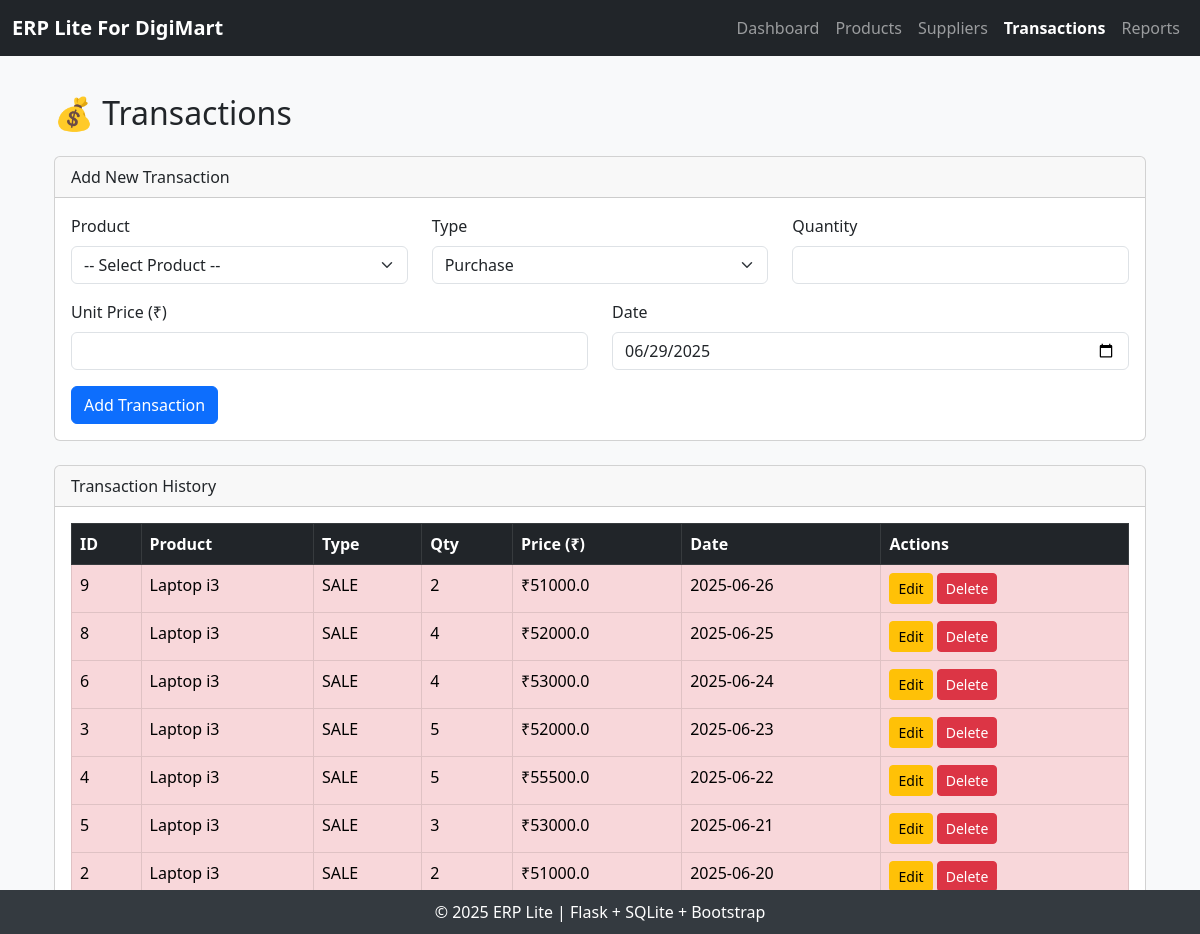
Page /transactions on the committed database.
### tables this page shows
CREATE TABLE "Transaction" (
                id INTEGER PRIMARY KEY AUTOINCREMENT,
                product_id INTEGER NOT NULL,
                quantity INTEGER NOT NULL,
                type TEXT NOT NULL CHECK(type IN ('purchase', 'sale')),
                date TEXT NOT NULL, -- Stored as YYYY-MM-DD
                unit_price REAL NOT NULL, -- Snapshot at transaction time
                FOREIGN KEY (product_id) REFERENCES Product (id) ON DELETE CASCADE
            );

CREATE TABLE Product (
                id INTEGER PRIMARY KEY AUTOINCREMENT,
                name TEXT NOT NULL,
                sku TEXT NOT NULL UNIQUE,
                stock_quantity INTEGER NOT NULL,
                unit_price REAL NOT NULL,
                supplier_id INTEGER,
                created_at TIMESTAMP DEFAULT CURRENT_TIMESTAMP,
                updated_at TIMESTAMP DEFAULT CURRENT_TIMESTAMP,
                FOREIGN KEY (supplier_id) REFERENCES Supplier (id) ON DELETE SET NULL
            );

### app.py (the view)
@app.route('/transactions')
def transactions():
    transactions_list =get_all_transactions()
    products_list=get_all_products()
    current_date=datetime.now().strftime('%Y-%m-%d')
    return render_template('transactions.html',
                           transactions=transactions_list,
                           products=products_list,
                           current_date=current_date)

### app.py (called while the page is built)
def get_db():
    db=getattr(g,'_database',None)
    if db is None:
        db =sqlite3.connect(DATABASE)
        db.row_factory= sqlite3.Row
    return db

@app.teardown_appcontext
def close_connection(exception):
    db =getattr(g,'_database', None)
    if db is not None:
        db.close()

def get_all_products():
    db =get_db()
    products_raw= db.execute('''
        SELECT p.*, s.name AS supplier_name
        FROM Product p
        LEFT JOIN Supplier s ON p.supplier_id = s.id
        ORDER BY p.name
    ''').fetchall()
    products_list= []
    for product in products_raw:
        product_dict= dict(product)
        if product_dict['created_at']:
            product_dict['created_at'] =datetime.strptime(product_dict['created_at'],'%Y-%m-%d %H:%M:%S')
        if product_dict['updated_at']:
            product_dict['updated_at']=datetime.strptime(product_dict['updated_at'],'%Y-%m-%d %H:%M:%S')
        products_list.append(product_dict)
    return products_list

def get_all_transactions():
    db = get_db()
    transactions_raw = db.execute('''
        SELECT t.*, p.name AS product_name, p.sku AS product_sku, p.unit_price AS product_current_price
        FROM "Transaction" t
        JOIN Product p ON t.product_id = p.id
        ORDER BY t.date DESC, t.id DESC
    ''').fetchall()
    transactions_list = []
    for txn in transactions_raw:
        txn_dict= dict(txn)
        if txn_dict['date']:
            txn_dict['date']=datetime.strptime(txn_dict['date'],'%Y-%m-%d')
        transactions_list.append (txn_dict)
    return transactions_list

### templates/transactions.html (shortened to what this page needs)
{% extends 'base.html' %}
{% block content %}
<div class="container mt-4">
  <h2 class="mb-4">💰 Transactions</h2>
  <div class="card mb-4">
    <div class="card-header">Add New Transaction</div>
    <div class="card-body">
      <form method="POST" action="{{ url_for('add_transaction') }}">
        <div class="row mb-3">
          <div class="col-md-4">
            <label for="product_id" class="form-label">Product</label>
            <select name="product_id" id="product_id" class="form-select" required>
              <option value="">-- Select Product --</option>
            </select>
          </div>
          <div class="col-md-4">
            <label for="type" class="form-label">Type</label>
            <select name="type" id="type" class="form-select" required>
              <option value="purchase">Purchase</option>
            </select>
          </div>
          <div class="col-md-4">
            <label for="quantity" class="form-label">Quantity</label>
            <input type="number" class="form-control" id="quantity" name="quantity" required min="1" />
          </div>
        </div>
        <div class="row mb-3">
          <div class="col-md-6">
            <label for="unit_price" class="form-label">Unit Price (₹)</label>
            <input type="number" class="form-control" name="unit_price" step="0.01" required />
          </div>
          <div class="col-md-6">
            <label for="date" class="form-label">Date</label>
            <input type="date" class="form-control" name="date" value="{{ current_date }}" required />
          </div>
        </div>
        <button class="btn btn-primary">Add Transaction</button>
      </form>
    </div>
  </div>
  <div class="card">
    <div class="card-header">Transaction History</div>
    <div class="card-body table-responsive">
      <table class="table table-bordered table-hover">
        <thead class="table-dark">
          <tr>
            <th>ID</th>
            <th>Product</th>
            <th>Type</th>
            <th>Qty</th>
            <th>Price (₹)</th>
            <th>Date</th>
            <th>Actions</th>
          </tr>
        </thead>
        <tbody>
          {% for txn in transactions %}
          <tr class="{% if txn.type == 'sale' %}table-danger{% else %}table-success{% endif %}">
            <td>{{ txn.id }}</td>
            <td>{{ txn.product_name }}</td>
            <td class="text-uppercase">{{ txn.type }}</td>
            <td>{{ txn.quantity }}</td>
            <td>₹{{ txn.unit_price }}</td>
            <td>{{ txn.date.strftime('%Y-%m-%d') }}</td>
            <td>
              <a href="{{ url_for('edit_transaction', transaction_id=txn.id) }}" class="btn btn-sm btn-warning">Edit</a>
              <form method="POST" action="{{ url_for('delete_transaction', transaction_id=txn.id) }}" style="display:inline;">
                <button class="btn btn-sm btn-danger" onclick="return confirm('Are you sure you want to delete this transaction? This will adjust product stock.')">Delete</button>
              </form>
            </td>
          </tr>
          {% endfor %}
        </tbody>
      </table>
    </div>
  </div>
</div>
{% endblock %}

### templates/base.html (style rules this page uses)
body { background-color: #f8f9fa; padding-top: 70px; }

### rows in the picture
Transaction: id "9", product_name "Laptop i3", type "SALE", quantity "2", unit_price "51000.0", date "2025-06-26"
Transaction: id "8", product_name "Laptop i3", type "SALE", quantity "4", unit_price "52000.0", date "2025-06-25"
Transaction: id "6", product_name "Laptop i3", type "SALE", quantity "4", unit_price "53000.0", date "2025-06-24"
Transaction: id "3", product_name "Laptop i3", type "SALE", quantity "5", unit_price "52000.0", date "2025-06-23"
Transaction: id "4", product_name "Laptop i3", type "SALE", quantity "5", unit_price "55500.0", date "2025-06-22"
Transaction: id "5", product_name "Laptop i3", type "SALE", quantity "3", unit_price "53000.0", date "2025-06-21"
Transaction: id "2", product_name "Laptop i3", type "SALE", quantity "2", unit_price "51000.0", date "2025-06-20"
